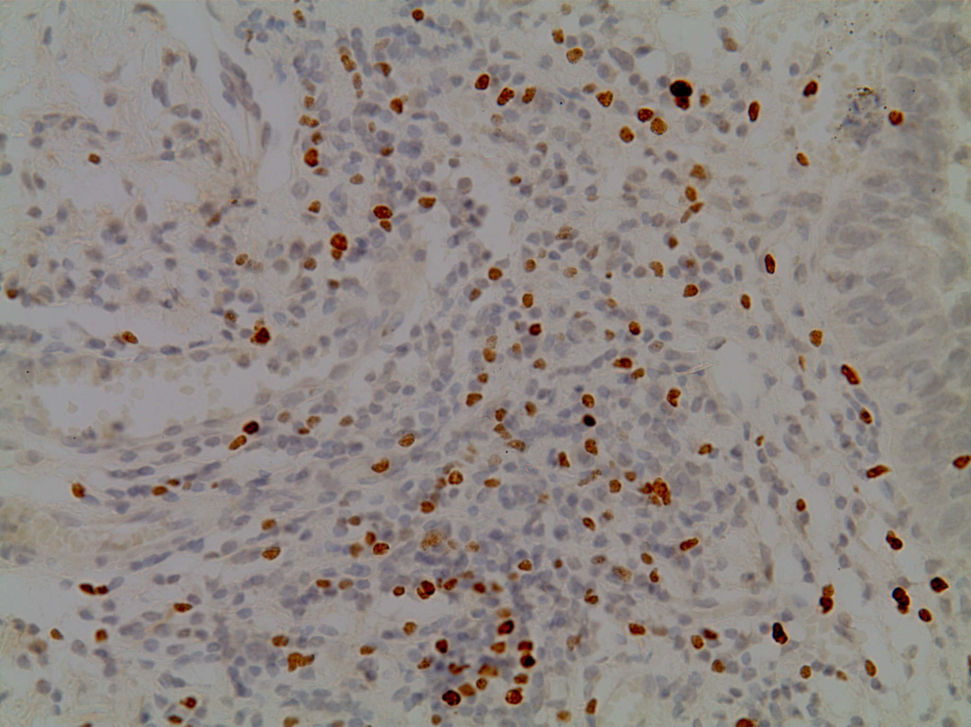
#> input picture CellsDataset/original/1.png, 971 x 727 px, shrunk from 2048 x 1532 before the run; its folder holds only this picture in this run
$ python segment.py
#> lines starting #> are read from the running program, lines starting #| are printed output that depends on the picture
import cv2
from PIL import Image
import numpy as np
import matplotlib.pyplot as plt
import os
ORIGINAL_FOLDER = './CellsDataset/original'
GT_FOLDER = './CellsDataset/labels'
SEGMENTD_FOLDER = './CellsDataset/segmented'

def main():
    for file in os.listdir(ORIGINAL_FOLDER):
        original = np.asarray(Image.open(ORIGINAL_FOLDER + '/'+ file))
#> original is the input picture: shape (727, 971, 3); mean R, G, B 142.8, 135.2, 131.2
        mask = np.asarray(Image.open(GT_FOLDER + '/' + file).convert('L'))
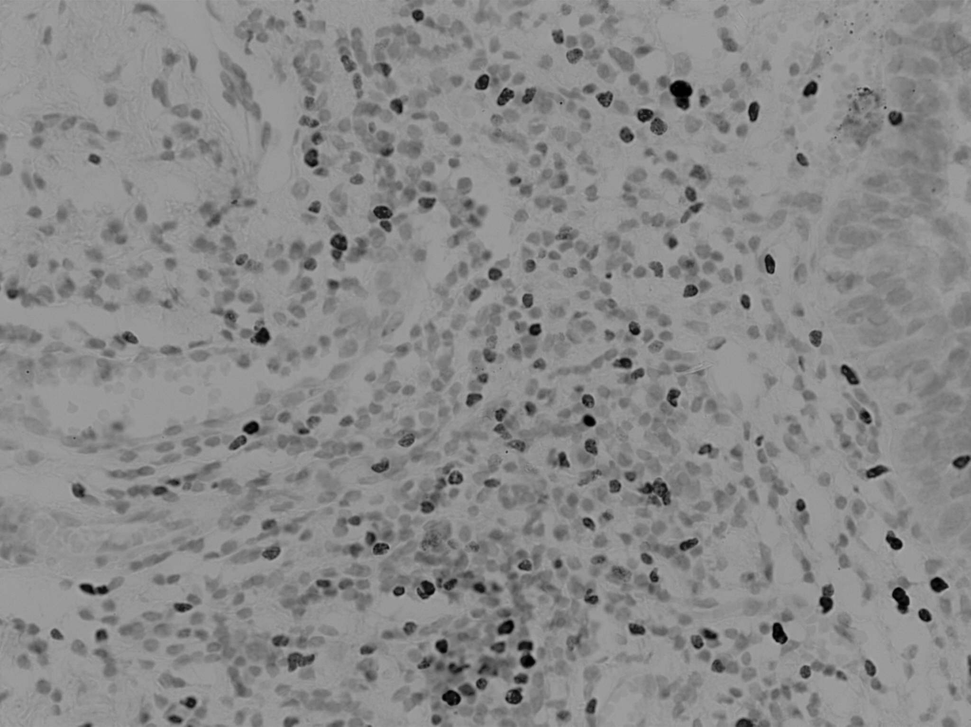
#> mask: shape (727, 971); min 0, max 182, mean 137
        masked = cv2.bitwise_and(np.asarray(original), np.asarray(original), mask=np.asarray(mask))
        Image.fromarray(masked).save(SEGMENTD_FOLDER + '/' + file)

if __name__ == '__main__':
    main()

$ run again, on CellsDataset/original/4.png
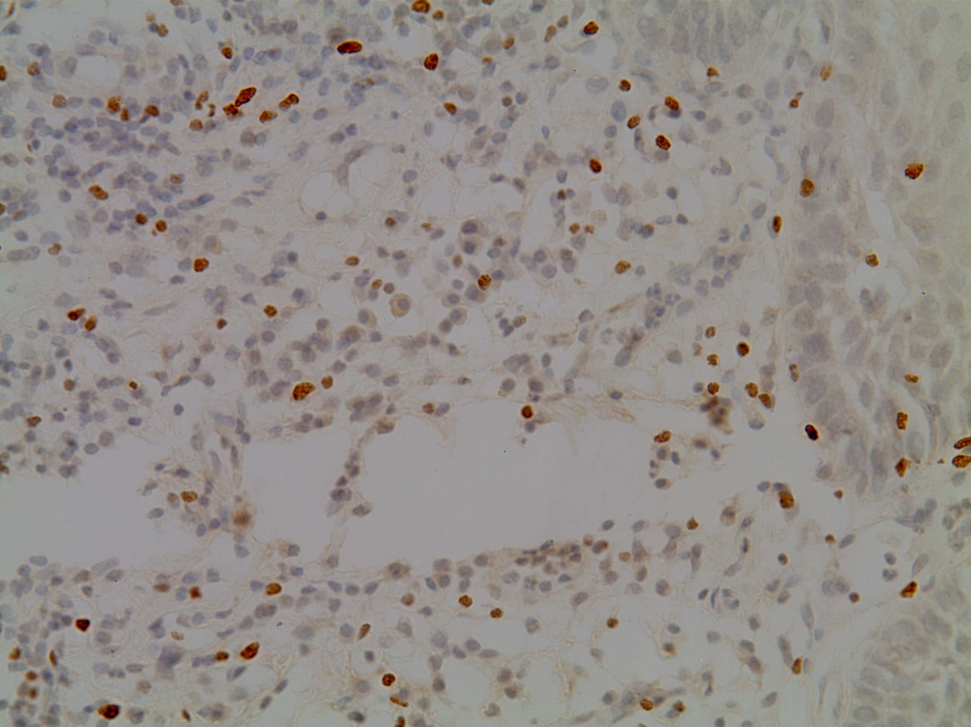
#> input picture CellsDataset/original/4.png, 971 x 727 px, shrunk from 2048 x 1532 before the run
#> in main, original is the input picture: shape (727, 971, 3); mean R, G, B 147.1, 141.2, 137.3
#> in main, `mask = np.asarray(Image.open(GT_FOLDER + '/' + file).convert('L'))`:
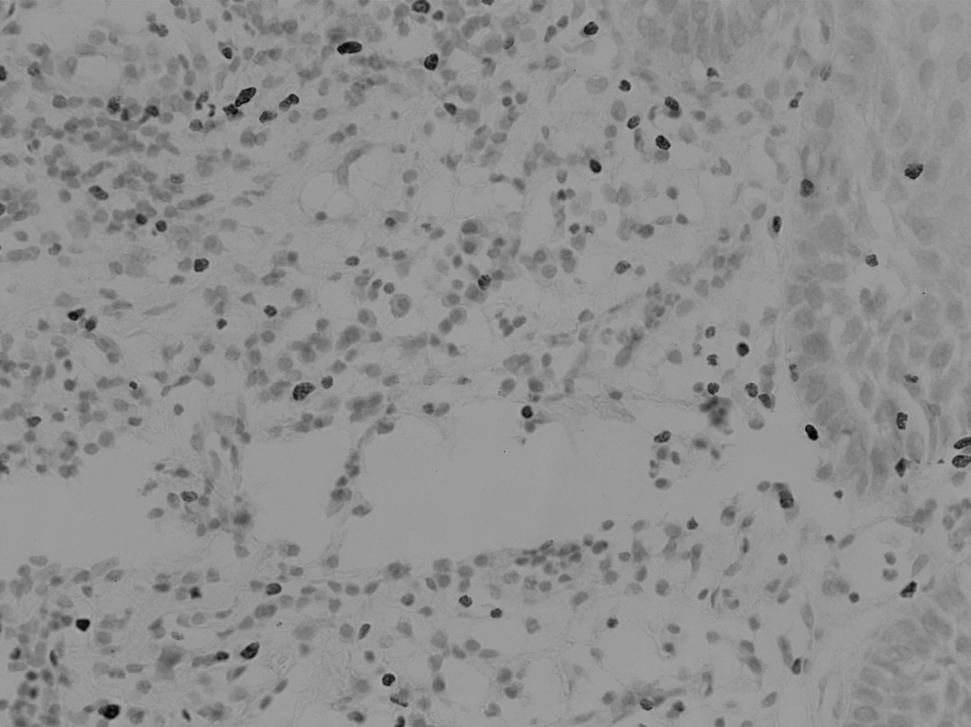
#> mask: shape (727, 971); min 1, max 171, mean 142.5
